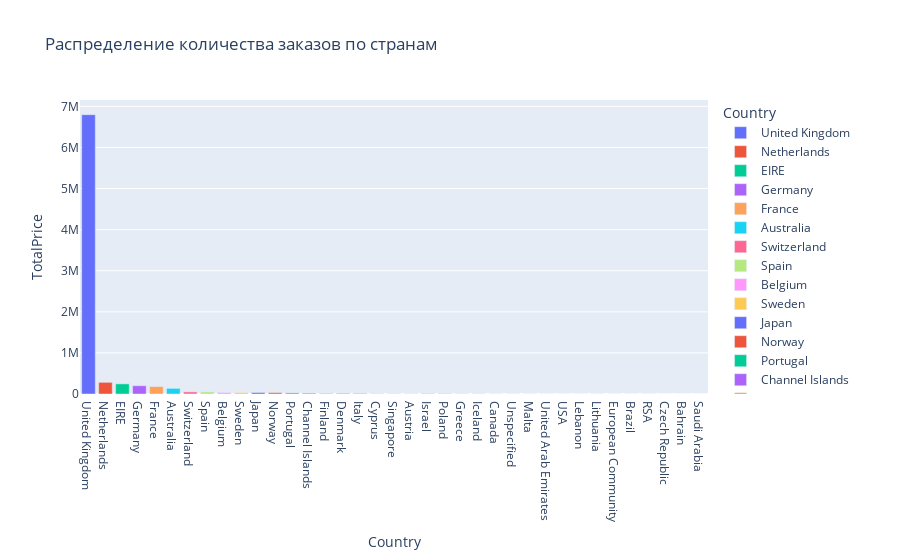

Notebook cell for this chart:
### Markdown cell above
### Задание 4.4

Постройте визуализацию и выделите топ-3 стран, клиенты из которых приносят компании больше всего выручки:
* Великобритания (United Kingdom)
* Германия (Germany)
* Франция (France)
* Нидерланды (Netherlands)
* Ирландия (EIRE)
* Австралия (Australia)

### Code cell
mask_revenue_country = data.groupby(by=['Country'], as_index=False)['TotalPrice'].sum().sort_values(by='TotalPrice', ascending=False)

histplot = px.bar(mask_revenue_country, x='Country', y='TotalPrice', color='Country', title='Распределение количества заказов по странам')
histplot.show()

### Figure 1 — Plotly figure (JSON) as saved in the notebook; plotly's stock layout.template omitted (floating-point values rounded to 4 significant figures)
{"data": [{"alignmentgroup": "True", "hovertemplate": "Country=%{x}<br>TotalPrice=%{y}<extra></extra>", "legendgroup": "United Kingdom", "marker": {"color": "#636efa", "pattern": {"shape": ""}}, "name": "United Kingdom", "offsetgroup": "United Kingdom", "orientation": "v", "showlegend": true, "textposition": "auto", "type": "bar", "x": ["United Kingdom"], "xaxis": "x", "y": [6798000.0], "yaxis": "y"}, {"alignmentgroup": "True", "hovertemplate": "Country=%{x}<br>TotalPrice=%{y}<extra></extra>", "legendgroup": "Netherlands", "marker": {"color": "#EF553B", "pattern": {"shape": ""}}, "name": "Netherlands", "offsetgroup": "Netherlands", "orientation": "v", "showlegend": true, "textposition": "auto", "type": "bar", "x": ["Netherlands"], "xaxis": "x", "y": [283400.0], "yaxis": "y"}, {"alignmentgroup": "True", "hovertemplate": "Country=%{x}<br>TotalPrice=%{y}<extra></extra>", "legendgroup": "EIRE", "marker": {"color": "#00cc96", "pattern": {"shape": ""}}, "name": "EIRE", "offsetgroup": "EIRE", "orientation": "v", "showlegend": true, "textposition": "auto", "type": "bar", "x": ["EIRE"], "xaxis": "x", "y": [247100.0], "yaxis": "y"}, {"alignmentgroup": "True", "hovertemplate": "Country=%{x}<br>TotalPrice=%{y}<extra></extra>", "legendgroup": "Germany", "marker": {"color": "#ab63fa", "pattern": {"shape": ""}}, "name": "Germany", "offsetgroup": "Germany", "orientation": "v", "showlegend": true, "textposition": "auto", "type": "bar", "x": ["Germany"], "xaxis": "x", "y": [201500.0], "yaxis": "y"}, {"alignmentgroup": "True", "hovertemplate": "Country=%{x}<br>TotalPrice=%{y}<extra></extra>", "legendgroup": "France", "marker": {"color": "#FFA15A", "pattern": {"shape": ""}}, "name": "France", "offsetgroup": "France", "orientation": "v", "showlegend": true, "textposition": "auto", "type": "bar", "x": ["France"], "xaxis": "x", "y": [181500.0], "yaxis": "y"}, {"alignmentgroup": "True", "hovertemplate": "Country=%{x}<br>TotalPrice=%{y}<extra></extra>", "legendgroup": "Australia", "marker": {"color": "#19d3f3", "pattern": {"shape": ""}}, "name": "Australia", "offsetgroup": "Australia", "orientation": "v", "showlegend": true, "textposition": "auto", "type": "bar", "x": ["Australia"], "xaxis": "x", "y": [137000.0], "yaxis": "y"}, {"alignmentgroup": "True", "hovertemplate": "Country=%{x}<br>TotalPrice=%{y}<extra></extra>", "legendgroup": "Switzerland", "marker": {"color": "#FF6692", "pattern": {"shape": ""}}, "name": "Switzerland", "offsetgroup": "Switzerland", "orientation": "v", "showlegend": true, "textposition": "auto", "type": "bar", "x": ["Switzerland"], "xaxis": "x", "y": [51860.0], "yaxis": "y"}, {"alignmentgroup": "True", "hovertemplate": "Country=%{x}<br>TotalPrice=%{y}<extra></extra>", "legendgroup": "Spain", "marker": {"color": "#B6E880", "pattern": {"shape": ""}}, "name": "Spain", "offsetgroup": "Spain", "orientation": "v", "showlegend": true, "textposition": "auto", "type": "bar", "x": ["Spain"], "xaxis": "x", "y": [51760.0], "yaxis": "y"}, {"alignmentgroup": "True", "hovertemplate": "Country=%{x}<br>TotalPrice=%{y}<extra></extra>", "legendgroup": "Belgium", "marker": {"color": "#FF97FF", "pattern": {"shape": ""}}, "name": "Belgium", "offsetgroup": "Belgium", "orientation": "v", "showlegend": true, "textposition": "auto", "type": "bar", "x": ["Belgium"], "xaxis": "x", "y": [36670.0], "yaxis": "y"}, {"alignmentgroup": "True", "hovertemplate": "Country=%{x}<br>TotalPrice=%{y}<extra></extra>", "legendgroup": "Sweden", "marker": {"color": "#FECB52", "pattern": {"shape": ""}}, "name": "Sweden", "offsetgroup": "Sweden", "orientation": "v", "showlegend": true, "textposition": "auto", "type": "bar", "x": ["Sweden"], "xaxis": "x", "y": [36360.0], "yaxis": "y"}, {"alignmentgroup": "True", "hovertemplate": "Country=%{x}<br>TotalPrice=%{y}<extra></extra>", "legendgroup": "Japan", "marker": {"color": "#636efa", "pattern": {"shape": ""}}, "name": "Japan", "offsetgroup": "Japan", "orientation": "v", "showlegend": true, "textposition": "auto", "type": "bar", "x": ["Japan"], "xaxis": "x", "y": [35420.0], "yaxis": "y"}, {"alignmentgroup": "True", "hovertemplate": "Country=%{x}<br>TotalPrice=%{y}<extra></extra>", "legendgroup": "Norway", "marker": {"color": "#EF553B", "pattern": {"shape": ""}}, "name": "Norway", "offsetgroup": "Norway", "orientation": "v", "showlegend": true, "textposition": "auto", "type": "bar", "x": ["Norway"], "xaxis": "x", "y": [32290.0], "yaxis": "y"}, {"alignmentgroup": "True", "hovertemplate": "Country=%{x}<br>TotalPrice=%{y}<extra></extra>", "legendgroup": "Portugal", "marker": {"color": "#00cc96", "pattern": {"shape": ""}}, "name": "Portugal", "offsetgroup": "Portugal", "orientation": "v", "showlegend": true, "textposition": "auto", "type": "bar", "x": ["Portugal"], "xaxis": "x", "y": [26500.0], "yaxis": "y"}, {"alignmentgroup": "True", "hovertemplate": "Country=%{x}<br>TotalPrice=%{y}<extra></extra>", "legendgroup": "Channel Islands", "marker": {"color": "#ab63fa", "pattern": {"shape": ""}}, "name": "Channel Islands", "offsetgroup": "Channel Islands", "orientation": "v", "showlegend": true, "textposition": "auto", "type": "bar", "x": ["Channel Islands"], "xaxis": "x", "y": [19930.0], "yaxis": "y"}, {"alignmentgroup": "True", "hovertemplate": "Country=%{x}<br>TotalPrice=%{y}<extra></extra>", "legendgroup": "Finland", "marker": {"color": "#FFA15A", "pattern": {"shape": ""}}, "name": "Finland", "offsetgroup": "Finland", "orientation": "v", "showlegend": true, "textposition": "auto", "type": "bar", "x": ["Finland"], "xaxis": "x", "y": [18300.0], "yaxis": "y"}, {"alignmentgroup": "True", "hovertemplate": "Country=%{x}<br>TotalPrice=%{y}<extra></extra>", "legendgroup": "Denmark", "marker": {"color": "#19d3f3", "pattern": {"shape": ""}}, "name": "Denmark", "offsetgroup": "Denmark", "orientation": "v", "showlegend": true, "textposition": "auto", "type": "bar", "x": ["Denmark"], "xaxis": "x", "y": [18040.0], "yaxis": "y"}, {"alignmentgroup": "True", "hovertemplate": "Country=%{x}<br>TotalPrice=%{y}<extra></extra>", "legendgroup": "Italy", "marker": {"color": "#FF6692", "pattern": {"shape": ""}}, "name": "Italy", "offsetgroup": "Italy", "orientation": "v", "showlegend": true, "textposition": "auto", "type": "bar", "x": ["Italy"], "xaxis": "x", "y": [15340.0], "yaxis": "y"}, {"alignmentgroup": "True", "hovertemplate": "Country=%{x}<br>TotalPrice=%{y}<extra></extra>", "legendgroup": "Cyprus", "marker": {"color": "#B6E880", "pattern": {"shape": ""}}, "name": "Cyprus", "offsetgroup": "Cyprus", "orientation": "v", "showlegend": true, "textposition": "auto", "type": "bar", "x": ["Cyprus"], "xaxis": "x", "y": [12800.0], "yaxis": "y"}, {"alignmentgroup": "True", "hovertemplate": "Country=%{x}<br>TotalPrice=%{y}<extra></extra>", "legendgroup": "Singapore", "marker": {"color": "#FF97FF", "pattern": {"shape": ""}}, "name": "Singapore", "offsetgroup": "Singapore", "orientation": "v", "showlegend": true, "textposition": "auto", "type": "bar", "x": ["Singapore"], "xaxis": "x", "y": [9120.0], "yaxis": "y"}, {"alignmentgroup": "True", "hovertemplate": "Country=%{x}<br>TotalPrice=%{y}<extra></extra>", "legendgroup": "Austria", "marker": {"color": "#FECB52", "pattern": {"shape": ""}}, "name": "Austria", "offsetgroup": "Austria", "orientation": "v", "showlegend": true, "textposition": "auto", "type": "bar", "x": ["Austria"], "xaxis": "x", "y": [8721.0], "yaxis": "y"}, {"alignmentgroup": "True", "hovertemplate": "Country=%{x}<br>TotalPrice=%{y}<extra></extra>", "legendgroup": "Israel", "marker": {"color": "#636efa", "pattern": {"shape": ""}}, "name": "Israel", "offsetgroup": "Israel", "orientation": "v", "showlegend": true, "textposition": "auto", "type": "bar", "x": ["Israel"], "xaxis": "x", "y": [7216.0], "yaxis": "y"}, {"alignmentgroup": "True", "hovertemplate": "Country=%{x}<br>TotalPrice=%{y}<extra></extra>", "legendgroup": "Poland", "marker": {"color": "#EF553B", "pattern": {"shape": ""}}, "name": "Poland", "offsetgroup": "Poland", "orientation": "v", "showlegend": true, "textposition": "auto", "type": "bar", "x": ["Poland"], "xaxis": "x", "y": [6853.0], "yaxis": "y"}, {"alignmentgroup": "True", "hovertemplate": "Country=%{x}<br>TotalPrice=%{y}<extra></extra>", "legendgroup": "Greece", "marker": {"color": "#00cc96", "pattern": {"shape": ""}}, "name": "Greece", "offsetgroup": "Greece", "orientation": "v", "showlegend": true, "textposition": "auto", "type": "bar", "x": ["Greece"], "xaxis": "x", "y": [4426.0], "yaxis": "y"}, {"alignmentgroup": "True", "hovertemplate": "Country=%{x}<br>TotalPrice=%{y}<extra></extra>", "legendgroup": "Iceland", "marker": {"color": "#ab63fa", "pattern": {"shape": ""}}, "name": "Iceland", "offsetgroup": "Iceland", "orientation": "v", "showlegend": true, "textposition": "auto", "type": "bar", "x": ["Iceland"], "xaxis": "x", "y": [4310], "yaxis": "y"}, {"alignmentgroup": "True", "hovertemplate": "Country=%{x}<br>TotalPrice=%{y}<extra></extra>", "legendgroup": "Canada", "marker": {"color": "#FFA15A", "pattern": {"shape": ""}}, "name": "Canada", "offsetgroup": "Canada", "orientation": "v", "showlegend": true, "textposition": "auto", "type": "bar", "x": ["Canada"], "xaxis": "x", "y": [3115.0], "yaxis": "y"}, {"alignmentgroup": "True", "hovertemplate": "Country=%{x}<br>TotalPrice=%{y}<extra></extra>", "legendgroup": "Unspecified", "marker": {"color": "#19d3f3", "pattern": {"shape": ""}}, "name": "Unspecified", "offsetgroup": "Unspecified", "orientation": "v", "showlegend": true, "textposition": "auto", "type": "bar", "x": ["Unspecified"], "xaxis": "x", "y": [2661.0], "yaxis": "y"}, {"alignmentgroup": "True", "hovertemplate": "Country=%{x}<br>TotalPrice=%{y}<extra></extra>", "legendgroup": "Malta", "marker": {"color": "#FF6692", "pattern": {"shape": ""}}, "name": "Malta", "offsetgroup": "Malta", "orientation": "v", "showlegend": true, "textposition": "auto", "type": "bar", "x": ["Malta"], "xaxis": "x", "y": [2011.0], "yaxis": "y"}, {"alignmentgroup": "True", "hovertemplate": "Country=%{x}<br>TotalPrice=%{y}<extra></extra>", "legendgroup": "United Arab Emirates", "marker": {"color": "#B6E880", "pattern": {"shape": ""}}, "name": "United Arab Emirates", "offsetgroup": "United Arab Emirates", "orientation": "v", "showlegend": true, "textposition": "auto", "type": "bar", "x": ["United Arab Emirates"], "xaxis": "x", "y": [1865.0], "yaxis": "y"}, {"alignmentgroup": "True", "hovertemplate": "Country=%{x}<br>TotalPrice=%{y}<extra></extra>", "legendgroup": "USA", "marker": {"color": "#FF97FF", "pattern": {"shape": ""}}, "name": "USA", "offsetgroup": "USA", "orientation": "v", "showlegend": true, "textposition": "auto", "type": "bar", "x": ["USA"], "xaxis": "x", "y": [1731.0], "yaxis": "y"}, {"alignmentgroup": "True", "hovertemplate": "Country=%{x}<br>TotalPrice=%{y}<extra></extra>", "legendgroup": "Lebanon", "marker": {"color": "#FECB52", "pattern": {"shape": ""}}, "name": "Lebanon", "offsetgroup": "Lebanon", "orientation": "v", "showlegend": true, "textposition": "auto", "type": "bar", "x": ["Lebanon"], "xaxis": "x", "y": [1694.0], "yaxis": "y"}, {"alignmentgroup": "True", "hovertemplate": "Country=%{x}<br>TotalPrice=%{y}<extra></extra>", "legendgroup": "Lithuania", "marker": {"color": "#636efa", "pattern": {"shape": ""}}, "name": "Lithuania", "offsetgroup": "Lithuania", "orientation": "v", "showlegend": true, "textposition": "auto", "type": "bar", "x": ["Lithuania"], "xaxis": "x", "y": [1661.0], "yaxis": "y"}, {"alignmentgroup": "True", "hovertemplate": "Country=%{x}<br>TotalPrice=%{y}<extra></extra>", "legendgroup": "European Community", "marker": {"color": "#EF553B", "pattern": {"shape": ""}}, "name": "European Community", "offsetgroup": "European Community", "orientation": "v", "showlegend": true, "textposition": "auto", "type": "bar", "x": ["European Community"], "xaxis": "x", "y": [1151.0], "yaxis": "y"}, {"alignmentgroup": "True", "hovertemplate": "Country=%{x}<br>TotalPrice=%{y}<extra></extra>", "legendgroup": "Brazil", "marker": {"color": "#00cc96", "pattern": {"shape": ""}}, "name": "Brazil", "offsetgroup": "Brazil", "orientation": "v", "showlegend": true, "textposition": "auto", "type": "bar", "x": ["Brazil"], "xaxis": "x", "y": [1144.0], "yaxis": "y"}, {"alignmentgroup": "True", "hovertemplate": "Country=%{x}<br>TotalPrice=%{y}<extra></extra>", "legendgroup": "RSA", "marker": {"color": "#ab63fa", "pattern": {"shape": ""}}, "name": "RSA", "offsetgroup": "RSA", "orientation": "v", "showlegend": true, "textposition": "auto", "type": "bar", "x": ["RSA"], "xaxis": "x", "y": [1002.0], "yaxis": "y"}, {"alignmentgroup": "True", "hovertemplate": "Country=%{x}<br>TotalPrice=%{y}<extra></extra>", "legendgroup": "Czech Republic", "marker": {"color": "#FFA15A", "pattern": {"shape": ""}}, "name": "Czech Republic", "offsetgroup": "Czech Republic", "orientation": "v", "showlegend": true, "textposition": "auto", "type": "bar", "x": ["Czech Republic"], "xaxis": "x", "y": [729.2], "yaxis": "y"}, {"alignmentgroup": "True", "hovertemplate": "Country=%{x}<br>TotalPrice=%{y}<extra></extra>", "legendgroup": "Bahrain", "marker": {"color": "#19d3f3", "pattern": {"shape": ""}}, "name": "Bahrain", "offsetgroup": "Bahrain", "orientation": "v", "showlegend": true, "textposition": "auto", "type": "bar", "x": ["Bahrain"], "xaxis": "x", "y": [548.4], "yaxis": "y"}, {"alignmentgroup": "True", "hovertemplate": "Country=%{x}<br>TotalPrice=%{y}<extra></extra>", "legendgroup": "Saudi Arabia", "marker": {"color": "#FF6692", "pattern": {"shape": ""}}, "name": "Saudi Arabia", "offsetgroup": "Saudi Arabia", "orientation": "v", "showlegend": true, "textposition": "auto", "type": "bar", "x": ["Saudi Arabia"], "xaxis": "x", "y": [131.2], "yaxis": "y"}], "layout": {"barmode": "relative", "legend": {"title": {"text": "Country"}, "tracegroupgap": 0}, "title": {"text": "Распределение количества заказов по странам"}, "xaxis": {"anchor": "y", "categoryarray": ["United Kingdom", "Netherlands", "EIRE", "Germany", "France", "Australia", "Switzerland", "Spain", "Belgium", "Sweden", "Japan", "Norway", "Portugal", "Channel Islands", "Finland", "Denmark", "Italy", "Cyprus", "Singapore", "Austria", "Israel", "Poland", "Greece", "Iceland", "Canada", "Unspecified", "Malta", "United Arab Emirates", "USA", "Lebanon", "Lithuania", "European Community", "Brazil", "RSA", "Czech Republic", "Bahrain", "Saudi Arabia"], "categoryorder": "array", "domain": [0, 1], "title": {"text": "Country"}}, "yaxis": {"anchor": "x", "domain": [0, 1], "title": {"text": "TotalPrice"}}}}
